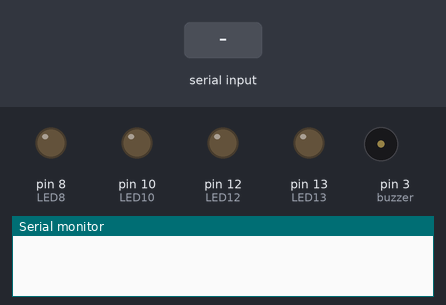
The sketch below on a simulated Arduino Uno, built with avr-gcc and run on an emulated ATmega328P. On the bench: output pins drawn as LEDs (lit = HIGH), buzzer (waves = sounding), the last lines printed to the serial monitor. Inputs (shaded band) come from the test bench.

Above: at 1.2 s.
1.3 s: "m" received over Serial
At 1.63 s:
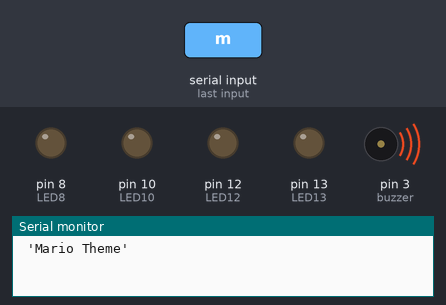
Timing chart, 0 to 10.3 s (numbered marks = the images above; inputs shaded):
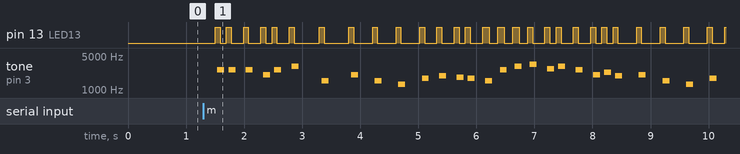

Measured:
- after the input at 1.3 s, tone on pin 3 (buzzer): plays 2578 Hz for 0.12 s, 2585 Hz for 0.12 s, 2585 Hz for 0.12 s, 2062 Hz for 0.12 s, 2585 Hz for 0.12 s, 3059 Hz for 0.12 s … (28 notes in this stretch), starting after 0.24 s

The sketch:

Arduino_web_dev_music.ino
```cpp
int LED12 = 12;
int LED10 = 10;
int LED8 = 8;
int LED13 = 13;
boolean ledStatus = false;
char leituraSerial;

// Mario Theme
#define NOTE_B0  31
#define NOTE_C1  33
#define NOTE_CS1 35
#define NOTE_D1  37
#define NOTE_DS1 39
#define NOTE_E1  41
#define NOTE_F1  44
#define NOTE_FS1 46
#define NOTE_G1  49
#define NOTE_GS1 52
#define NOTE_A1  55
#define NOTE_AS1 58
#define NOTE_B1  62
#define NOTE_C2  65
#define NOTE_CS2 69
#define NOTE_D2  73
#define NOTE_DS2 78
#define NOTE_E2  82
#define NOTE_F2  87
#define NOTE_FS2 93
#define NOTE_G2  98
#define NOTE_GS2 104
#define NOTE_A2  110
#define NOTE_AS2 117
#define NOTE_B2  123
#define NOTE_C3  131
#define NOTE_CS3 139
#define NOTE_D3  147
#define NOTE_DS3 156
#define NOTE_E3  165
#define NOTE_F3  175
#define NOTE_FS3 185
#define NOTE_G3  196
#define NOTE_GS3 208
#define NOTE_A3  220
#define NOTE_AS3 233
#define NOTE_B3  247
#define NOTE_C4  262
#define NOTE_CS4 277
#define NOTE_D4  294
#define NOTE_DS4 311
#define NOTE_E4  330
#define NOTE_F4  349
#define NOTE_FS4 370
#define NOTE_G4  392
#define NOTE_GS4 415
#define NOTE_A4  440
#define NOTE_AS4 466
#define NOTE_B4  494
#define NOTE_C5  523
#define NOTE_CS5 554
#define NOTE_D5  587
#define NOTE_DS5 622
#define NOTE_E5  659
#define NOTE_F5  698
#define NOTE_FS5 740
#define NOTE_G5  784
#define NOTE_GS5 831
#define NOTE_A5  880
#define NOTE_AS5 932
#define NOTE_B5  988
#define NOTE_C6  1047
#define NOTE_CS6 1109
#define NOTE_D6  1175
#define NOTE_DS6 1245
#define NOTE_E6  1319
#define NOTE_F6  1397
#define NOTE_FS6 1480
#define NOTE_G6  1568
#define NOTE_GS6 1661
#define NOTE_A6  1760
#define NOTE_AS6 1865
#define NOTE_B6  1976
#define NOTE_C7  2093
#define NOTE_CS7 2217
#define NOTE_D7  2349
#define NOTE_DS7 2489
#define NOTE_E7  2637
#define NOTE_F7  2794
#define NOTE_FS7 2960
#define NOTE_G7  3136
#define NOTE_GS7 3322
#define NOTE_A7  3520
#define NOTE_AS7 3729
#define NOTE_B7  3951
#define NOTE_C8  4186
#define NOTE_CS8 4435
#define NOTE_D8  4699
#define NOTE_DS8 4978

#define melodyPin 3

int melody[] = {
  NOTE_E7, NOTE_E7, 0, NOTE_E7,
  0, NOTE_C7, NOTE_E7, 0,
  NOTE_G7, 0, 0,  0,
  NOTE_G6, 0, 0, 0,

  NOTE_C7, 0, 0, NOTE_G6,
  0, 0, NOTE_E6, 0,
  0, NOTE_A6, 0, NOTE_B6,
  0, NOTE_AS6, NOTE_A6, 0,

  NOTE_G6, NOTE_E7, NOTE_G7,
  NOTE_A7, 0, NOTE_F7, NOTE_G7,
  0, NOTE_E7, 0, NOTE_C7,
  NOTE_D7, NOTE_B6, 0, 0,

  NOTE_C7, 0, 0, NOTE_G6,
  0, 0, NOTE_E6, 0,
  0, NOTE_A6, 0, NOTE_B6,
  0, NOTE_AS6, NOTE_A6, 0,

  NOTE_G6, NOTE_E7, NOTE_G7,
  NOTE_A7, 0, NOTE_F7, NOTE_G7,
  0, NOTE_E7, 0, NOTE_C7,
  NOTE_D7, NOTE_B6, 0, 0
};
//Mario main them tempo
int tempo[] = {
  12, 12, 12, 12,
  12, 12, 12, 12,
  12, 12, 12, 12,
  12, 12, 12, 12,

  12, 12, 12, 12,
  12, 12, 12, 12,
  12, 12, 12, 12,
  12, 12, 12, 12,

  9, 9, 9,
  12, 12, 12, 12,
  12, 12, 12, 12,
  12, 12, 12, 12,

  12, 12, 12, 12,
  12, 12, 12, 12,
  12, 12, 12, 12,
  12, 12, 12, 12,

  9, 9, 9,
  12, 12, 12, 12,
  12, 12, 12, 12,
  12, 12, 12, 12,
};
//Underworld melody
int underworld_melody[] = {
  NOTE_C4, NOTE_C5, NOTE_A3, NOTE_A4,
  NOTE_AS3, NOTE_AS4, 0,
  0,
  NOTE_C4, NOTE_C5, NOTE_A3, NOTE_A4,
  NOTE_AS3, NOTE_AS4, 0,
  0,
  NOTE_F3, NOTE_F4, NOTE_D3, NOTE_D4,
  NOTE_DS3, NOTE_DS4, 0,
  0,
  NOTE_F3, NOTE_F4, NOTE_D3, NOTE_D4,
  NOTE_DS3, NOTE_DS4, 0,
  0, NOTE_DS4, NOTE_CS4, NOTE_D4,
  NOTE_CS4, NOTE_DS4,
  NOTE_DS4, NOTE_GS3,
  NOTE_G3, NOTE_CS4,
  NOTE_C4, NOTE_FS4, NOTE_F4, NOTE_E3, NOTE_AS4, NOTE_A4,
  NOTE_GS4, NOTE_DS4, NOTE_B3,
  NOTE_AS3, NOTE_A3, NOTE_GS3,
  0, 0, 0
};
//Underwolrd tempo
int underworld_tempo[] = {
  12, 12, 12, 12,
  12, 12, 6,
  3,
  12, 12, 12, 12,
  12, 12, 6,
  3,
  12, 12, 12, 12,
  12, 12, 6,
  3,
  12, 12, 12, 12,
  12, 12, 6,
  6, 18, 18, 18,
  6, 6,
  6, 6,
  6, 6,
  18, 18, 18, 18, 18, 18,
  10, 10, 10,
  10, 10, 10,
  3, 3, 3
};

void setup() {
  Serial.begin(9600); //Inicia serial
  pinMode(LED12, OUTPUT); //led como saida
  pinMode(LED10, OUTPUT);
  pinMode(LED8, OUTPUT);

  pinMode(3, OUTPUT);//buzzer
  pinMode(13, OUTPUT);//led indicator when singing a note

}

void loop() {
  digitalWrite(LED13, LOW);
  //Se chegar dado da serial, avaliamos e comandamos.
  if (Serial.available() > 0) {
    leituraSerial = (char) Serial.read();
    //Foi a letra 'a'? Acende o led.9

    if (leituraSerial == 'a') {
      digitalWrite(LED12, HIGH);
      ledStatus = true;
    }
    //Foi a letra 'd'? Apaga o led.
    if (leituraSerial == 'b') {
      digitalWrite(LED12, LOW);
      ledStatus = false;
    }

    if (leituraSerial == 'e') {
      digitalWrite(LED10, HIGH);
      ledStatus = true;
    }
    //Foi a letra 'd'? Apaga o led.
    if (leituraSerial == 'f') {
      digitalWrite(LED10, LOW);
      ledStatus = false;
    }

    if (leituraSerial == 'i') {
      digitalWrite(LED8, HIGH);
      ledStatus = true;
    }
    //Foi a letra 'd'? Apaga o led.
    if (leituraSerial == 'j') {
      digitalWrite(LED8, LOW);
      ledStatus = false;
    }
    if (leituraSerial == 'm') {
      sing(1);
    }
    //Foi a letra 'd'? Apaga o led.
    if (leituraSerial == 'n') {
      sing(2);
    }
    if (leituraSerial == 'o') {
      sing(3);
    }

  }
  delay(250);
}

int song = 0;

void sing(int s) {
  // iterate over the notes of the melody:
  song = s;
  if (song == 2) {
    Serial.println(" 'Underworld Theme'");
    int size = sizeof(underworld_melody) / sizeof(int);
    for (int thisNote = 0; thisNote < size; thisNote++) {

      // to calculate the note duration, take one second
      // divided by the note type.
      //e.g. quarter note = 1000 / 4, eighth note = 1000/8, etc.
      int noteDuration = 1000 / underworld_tempo[thisNote];

      buzz(melodyPin, underworld_melody[thisNote], noteDuration);

      // to distinguish the notes, set a minimum time between them.
      // the note's duration + 30% seems to work well:
      int pauseBetweenNotes = noteDuration * 1.30;
      delay(pauseBetweenNotes);

      // stop the tone playing:
      buzz(melodyPin, 0, noteDuration);

    }

  } else {

    Serial.println(" 'Mario Theme'");
    int size = sizeof(melody) / sizeof(int);
    for (int thisNote = 0; thisNote < size; thisNote++) {

      // to calculate the note duration, take one second
      // divided by the note type.
      //e.g. quarter note = 1000 / 4, eighth note = 1000/8, etc.
      int noteDuration = 1000 / tempo[thisNote];

      buzz(melodyPin, melody[thisNote], noteDuration);

      // to distinguish the notes, set a minimum time between them.
      // the note's duration + 30% seems to work well:
      int pauseBetweenNotes = noteDuration * 1.30;
      delay(pauseBetweenNotes);

      // stop the tone playing:
      buzz(melodyPin, 0, noteDuration);

    }
  }
}

void buzz(int targetPin, long frequency, long length) {
  digitalWrite(13, HIGH);
  long delayValue = 1000000 / frequency / 2; // calculate the delay value between transitions
  //// 1 second's worth of microseconds, divided by the frequency, then split in half since
  //// there are two phases to each cycle
  long numCycles = frequency * length / 1000; // calculate the number of cycles for proper timing
  //// multiply frequency, which is really cycles per second, by the number of seconds to
  //// get the total number of cycles to produce
  for (long i = 0; i < numCycles; i++) { // for the calculated length of time...
    digitalWrite(targetPin, HIGH); // write the buzzer pin high to push out the diaphram
    delayMicroseconds(delayValue); // wait for the calculated delay value
    digitalWrite(targetPin, LOW); // write the buzzer pin low to pull back the diaphram
    delayMicroseconds(delayValue); // wait again or the calculated delay value
  }
  digitalWrite(13, LOW);

}
```
